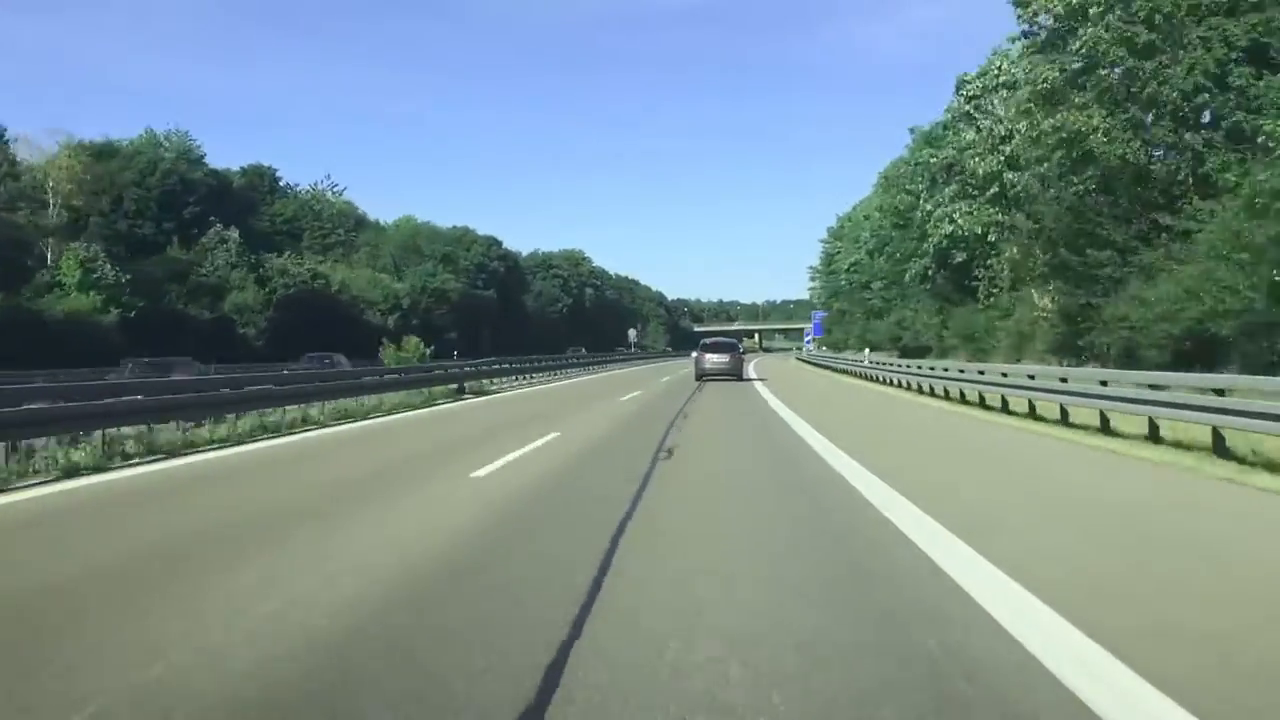
#> input picture frame 39 of test_videos/test4.mp4, 1280 x 720 px
$ python process_video.py
#> lines starting #> are read from the running program, lines starting #| are printed output that depends on the picture; after the words box and inside, x2 and y2 are one past the last pixel; in counts of white or black regions, pixels touching at a corner belong together
### utils/utils.py
import cv2
import numpy as np


DEFAULT_HSL_FILTER_CONFIG = {
    "white_l_min": 180,
    "white_s_max": 255,
    "yellow_h_min": 10,
    "yellow_h_max": 40,
    "yellow_l_min": 0,
    "yellow_s_min": 80,
    "blur_kernel": 0,
    "open_kernel": 0,
    "close_kernel": 0,
}


def get_default_hsl_filter_config():
    return DEFAULT_HSL_FILTER_CONFIG.copy()


def _normalized_kernel_size(value):
    if value <= 0:
        return 0
    return value if value % 2 == 1 else value + 1


def _merge_filter_config(config):
    merged = get_default_hsl_filter_config()
    if config:
        merged.update(config)

    merged["white_l_min"] = int(np.clip(merged["white_l_min"], 0, 255))
    merged["white_s_max"] = int(np.clip(merged["white_s_max"], 0, 255))
    merged["yellow_h_min"] = int(np.clip(merged["yellow_h_min"], 0, 255))
    merged["yellow_h_max"] = int(np.clip(merged["yellow_h_max"], merged["yellow_h_min"], 255))
    merged["yellow_l_min"] = int(np.clip(merged["yellow_l_min"], 0, 255))
    merged["yellow_s_min"] = int(np.clip(merged["yellow_s_min"], 0, 255))
    merged["blur_kernel"] = max(0, int(merged["blur_kernel"]))
    merged["open_kernel"] = max(0, int(merged["open_kernel"]))
    merged["close_kernel"] = max(0, int(merged["close_kernel"]))

    return merged


# [12 lines left out: function get_roi_mask, not called in this run]

def apply_hsl_color_filter(frame, config=None):
    params = _merge_filter_config(config)

    blur_kernel = _normalized_kernel_size(params["blur_kernel"])
    filtered_frame = frame
    if blur_kernel > 1:
        filtered_frame = cv2.GaussianBlur(frame, (blur_kernel, blur_kernel), 0)

    hls = cv2.cvtColor(filtered_frame, cv2.COLOR_BGR2HLS)

    lower_white = np.array([0, params["white_l_min"], 0], dtype=np.uint8)
    upper_white = np.array([255, 255, params["white_s_max"]], dtype=np.uint8)
    white_mask = cv2.inRange(hls, lower_white, upper_white)

    lower_yellow = np.array(
        [params["yellow_h_min"], params["yellow_l_min"], params["yellow_s_min"]],
        dtype=np.uint8,
    )
    upper_yellow = np.array([params["yellow_h_max"], 255, 255], dtype=np.uint8)
    yellow_mask = cv2.inRange(hls, lower_yellow, upper_yellow)

    combined_mask = cv2.bitwise_or(white_mask, yellow_mask)

    open_kernel = _normalized_kernel_size(params["open_kernel"])
    if open_kernel > 1:
        kernel = np.ones((open_kernel, open_kernel), dtype=np.uint8)
        combined_mask = cv2.morphologyEx(combined_mask, cv2.MORPH_OPEN, kernel)

    close_kernel = _normalized_kernel_size(params["close_kernel"])
    if close_kernel > 1:
        kernel = np.ones((close_kernel, close_kernel), dtype=np.uint8)
        combined_mask = cv2.morphologyEx(combined_mask, cv2.MORPH_CLOSE, kernel)

    return combined_mask

# [15 lines left out: function make_coordinates, not called in this run]

### hough_lines_pipeline/process_frame.py
import cv2
import numpy as np

from hough_lines_pipeline.hs_utils import get_roi_mask, make_coordinates
from utils.utils import apply_hsl_color_filter


prev_left_fit = None
prev_right_fit = None


def average_slope_intercept(image, lines):
    global prev_left_fit, prev_right_fit

    alpha = 0.2
    left_fits = []
    right_fits = []

    if lines is not None:
        for line in lines:
            for x1, y1, x2, y2 in line:
                if x1 == x2:
                    continue

                parameters = np.polyfit((x1, x2), (y1, y2), 1)
                slope = parameters[0]
                intercept = parameters[1]

                if -3.0 < slope < -0.3:
                    left_fits.append((slope, intercept))
                elif 0.3 < slope < 3.0:
                    right_fits.append((slope, intercept))

    current_left_avg = np.average(left_fits, axis=0) if left_fits else None
    current_right_avg = np.average(right_fits, axis=0) if right_fits else None

    if current_left_avg is not None:
        if prev_left_fit is None:
            prev_left_fit = current_left_avg
        else:
            prev_left_fit = (current_left_avg * alpha) + (prev_left_fit * (1 - alpha))

    if current_right_avg is not None:
        if prev_right_fit is None:
            prev_right_fit = current_right_avg
        else:
            prev_right_fit = (current_right_avg * alpha) + (prev_right_fit * (1 - alpha))

    final_lines = []
    left_line = make_coordinates(image, prev_left_fit)
    right_line = make_coordinates(image, prev_right_fit)

    if left_line is not None:
        final_lines.append(left_line)
    if right_line is not None:
        final_lines.append(right_line)

    return np.array(final_lines)


def detect_lanes(frame):
    color_filtered = apply_hsl_color_filter(frame)
    blur = cv2.GaussianBlur(color_filtered, (5, 5), 0)
    edges = cv2.Canny(blur, 50, 150)
    masked_edges = get_roi_mask(edges)

    lines = cv2.HoughLinesP(
        masked_edges,
        rho=2,
        theta=np.pi / 180,
        threshold=100,
        lines=np.array([]),
        minLineLength=40,
        maxLineGap=150,
    )

    averaged_lines = average_slope_intercept(frame, lines)
    line_image = np.zeros_like(frame)

    if averaged_lines is not None:
        for line in averaged_lines:
            x1, y1, x2, y2 = line
            cv2.line(line_image, (x1, y1), (x2, y2), (0, 255, 0), 12)

    return cv2.addWeighted(frame, 0.8, line_image, 1, 1)


def process_frame(frame):
    result = detect_lanes(frame)
    return result


# [15 lines left out: function process_image, not called in this run]


def main():
    process_image("../test_images/tusimple/test1/10.jpg")


# [2 lines that do not run on import are left out]

### hough_lines_pipeline/hs_utils.py
import cv2
import numpy as np

def get_roi_mask(img):
    height, width = img.shape[:2]
    mask = np.zeros_like(img)

    bottom_left = (int(width * 0.10), height)
    top_left = (int(width * 0.30), int(height * 0.40))
    top_right = (int(width * 0.70), int(height * 0.40))
    bottom_right = (int(width * 0.90), height)

    polygon = np.array([[bottom_left, top_left, top_right, bottom_right]], np.int32)
    cv2.fillPoly(mask, polygon, 255)
    return cv2.bitwise_and(img, mask)

def make_coordinates(image, line_parameters):
    if line_parameters is None:
        return None

    slope, intercept = line_parameters
    y1 = image.shape[0]
    y2 = int(y1 * 0.60)

    try:
        x1 = int((y1 - intercept) / slope)
        x2 = int((y2 - intercept) / slope)
    except (OverflowError, ZeroDivisionError):
        return None

    return np.array([x1, y1, x2, y2])

### hough_lines_pipeline/process_video.py
import cv2

from hough_lines_pipeline.process_frame import process_frame


def process_video(input_path, output_path=None):
    cap = cv2.VideoCapture(input_path)

    if not cap.isOpened():
        print(f"Error: Could not open video {input_path}")
        return

    fps = int(cap.get(cv2.CAP_PROP_FPS))
    width = int(cap.get(cv2.CAP_PROP_FRAME_WIDTH))
    height = int(cap.get(cv2.CAP_PROP_FRAME_HEIGHT))

    out = None
    if output_path:
        fourcc = cv2.VideoWriter_fourcc(*"mp4v")
        out = cv2.VideoWriter(output_path, fourcc, fps, (width, height))

    frame_count = 0
    while cap.isOpened():
        ret, frame = cap.read()
        if not ret:
            break

        processed = process_frame(frame)
        cv2.imshow("Lane Detection", processed)

        if out:
            out.write(processed)

        frame_count += 1
        if frame_count % 30 == 0:
            print(f"Processed {frame_count} frames")

        if cv2.waitKey(1) & 0xFF == ord("q"):
            break

    cap.release()
    if out:
        out.release()
        print(f"Saved to {output_path}")
    cv2.destroyAllWindows()


def main():
    process_video("../test_videos/test4.mp4", "output/videos/test4.mp4")
#> in process_video, frame is the input picture: shape (720, 1280, 3); mean B, G, R 137.6, 138.5, 117.7
#> in apply_hsl_color_filter, `white_mask = cv2.inRange(hls, lower_white, upper_white)`:
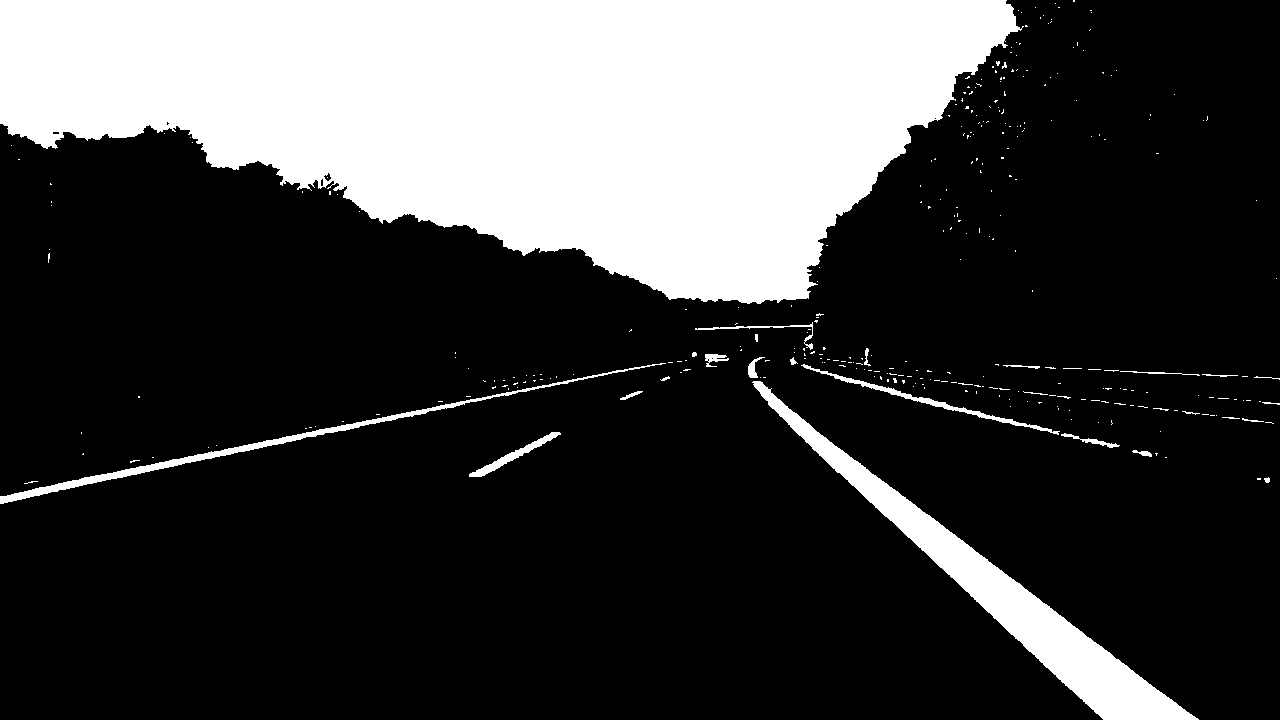
#> white_mask: shape (720, 1280); 24.7% white; 327 white regions (300 under 20 px), largest, box (x1, y1, x2, y2) and area: (0, 0, 1024, 304) 202207, (752, 381, 1199, 720) 17928, (0, 363, 666, 504) 3341
#> in get_roi_mask, `cv2.fillPoly(mask, polygon, 255)`:
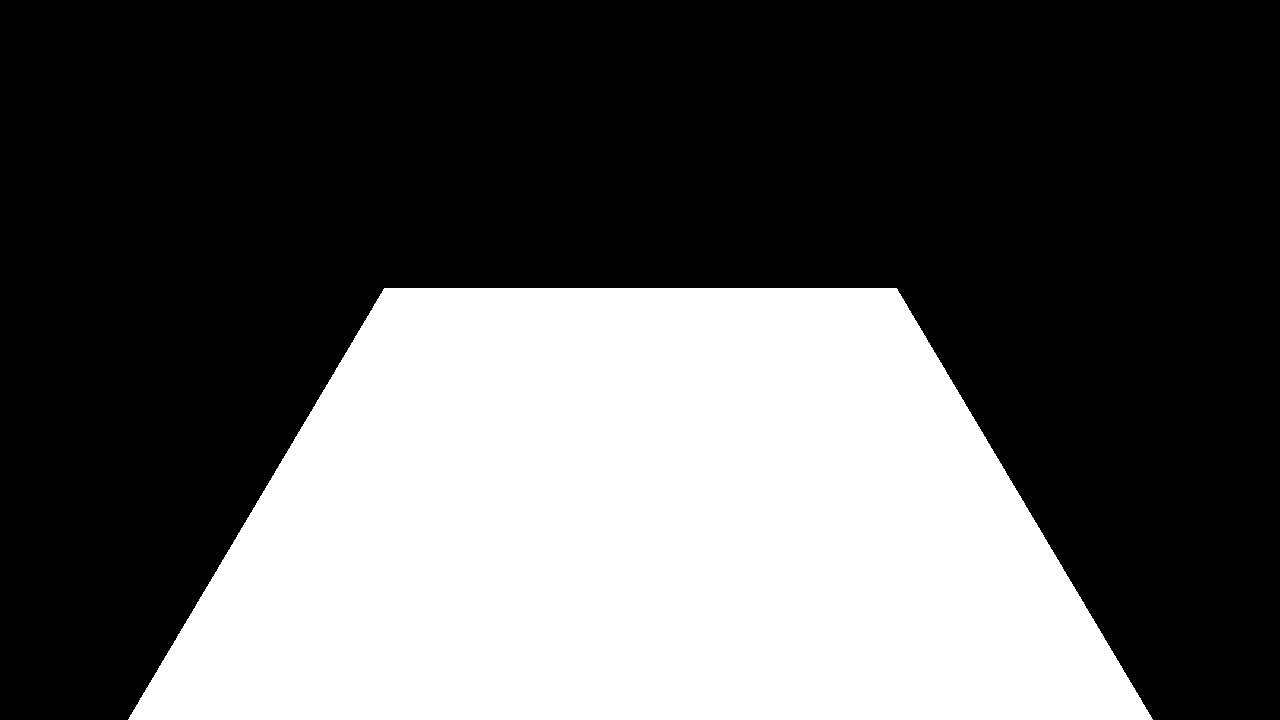
#> mask: shape (720, 1280); 36% white; 1 white region, box (x1, y1, x2, y2) and area: (128, 288, 1153, 720) 332208
#> in get_roi_mask, `return cv2.bitwise_and(img, mask)`:
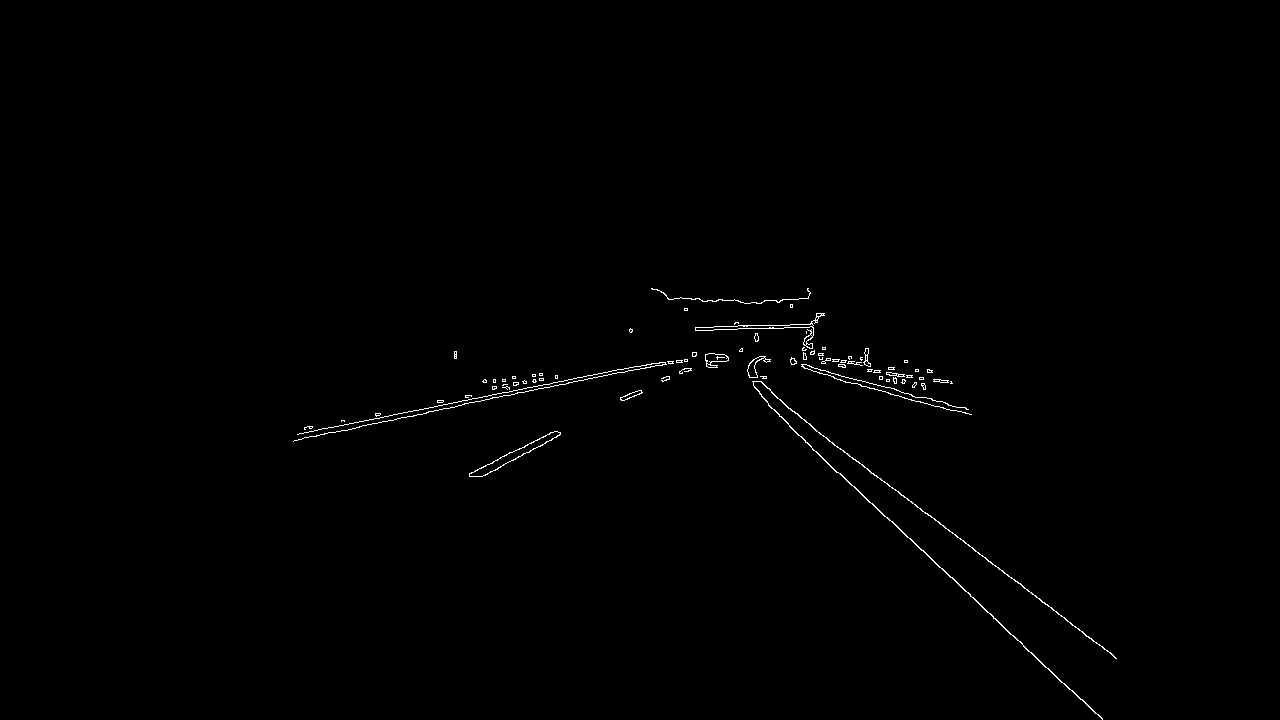
#> returned value: shape (720, 1280); 0.48% white in thin lines or dots, all inside (x1, y1, x2, y2) = (293, 288, 1117, 720)
#> in detect_lanes, `lines = cv2.HoughLinesP( masked_edges, rho=2, theta=np.pi / 180, thres..`: lines = 19 rows, first 6: [711, 353, 1102, 718], [713, 353, 1112, 654], [293, 441, 813, 330], [299, 433, 813, 333], [742, 350, 952, 410], [672, 361, 907, 361]
#> the loop in average_slope_intercept, `for line in lines:` made 19 passes
#> after the loop in average_slope_intercept, `for line in lines:`: left_fits = [(-0.467, 691.8), (-0.53, 730.3)]; right_fits = [(0.934, -310.7), (0.754, -184.9), (1, -380), (0.914, -288), (1, -364), (0.966, -342.2)]
#> in average_slope_intercept, `current_left_avg = np.average(left_fits, axis=0) if left_fits else None`: current_left_avg = [-0.499, 711.1]
#> in average_slope_intercept, `current_right_avg = np.average(right_fits, axis=0) if right_fits else ..`: current_right_avg = [0.928, -311.6]
#> in average_slope_intercept, `prev_left_fit = current_left_avg`: prev_left_fit = [-0.499, 711.1]
#> in average_slope_intercept, `prev_right_fit = current_right_avg`: prev_right_fit = [0.928, -311.6]
#> in make_coordinates, `slope, intercept = line_parameters`: slope = -0.499; intercept = 711.1
#> in make_coordinates, `x1 = int((y1 - intercept) / slope)`: x1 = -17
#> in make_coordinates, `x2 = int((y2 - intercept) / slope)`: x2 = 559
#> in average_slope_intercept, `left_line = make_coordinates(image, prev_left_fit)`: left_line = [-17, 720, 559, 432]
#> in average_slope_intercept, `right_line = make_coordinates(image, prev_right_fit)`: right_line = [1111, 720, 801, 432]
#> in detect_lanes, `averaged_lines = average_slope_intercept(frame, lines)`: averaged_lines = [[-17, 720, 559, 432], [1111, 720, 801, 432]]
#> the loop in detect_lanes, `for line in averaged_lines:` made 2 passes
#> in detect_lanes, `return cv2.addWeighted(frame, 0.8, line_image, 1, 1)`:
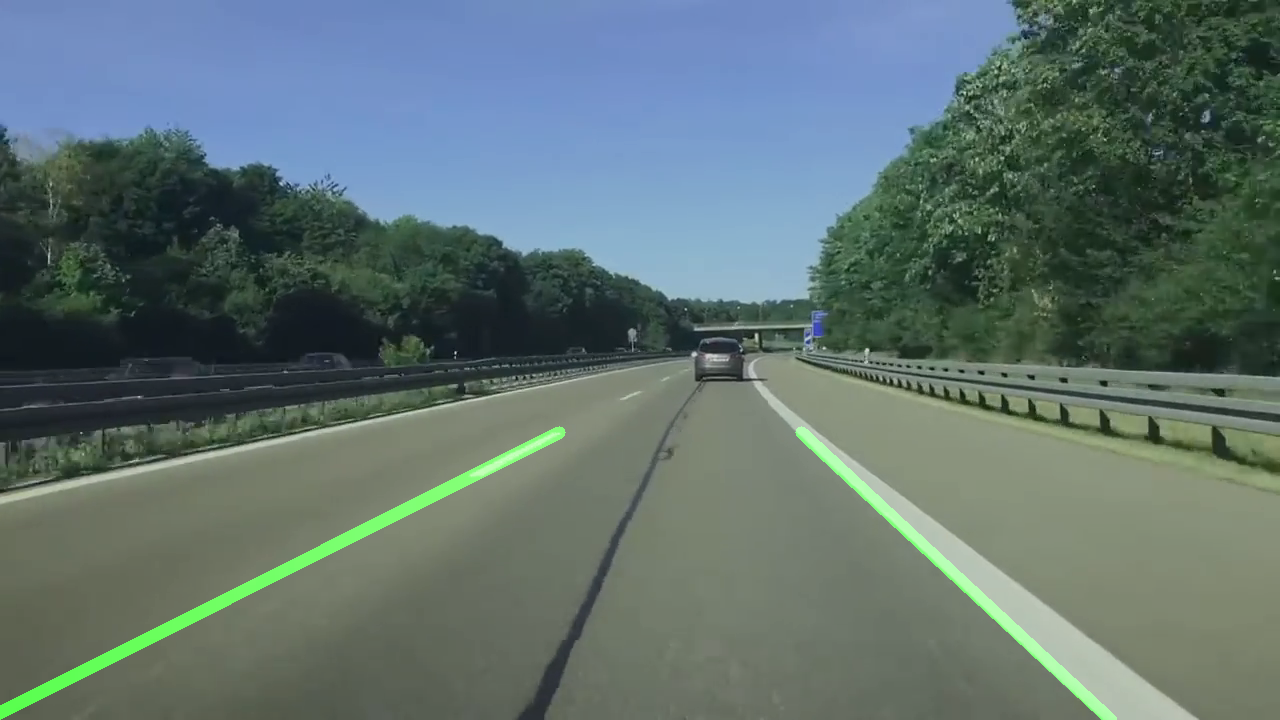
#> returned value: shape (720, 1280, 3); mean of channels 0, 1, 2 111.1, 113.4, 95.2; drawn as B, G, R
#> (key q is pressed here)


if __name__ == "__main__":
    main()
